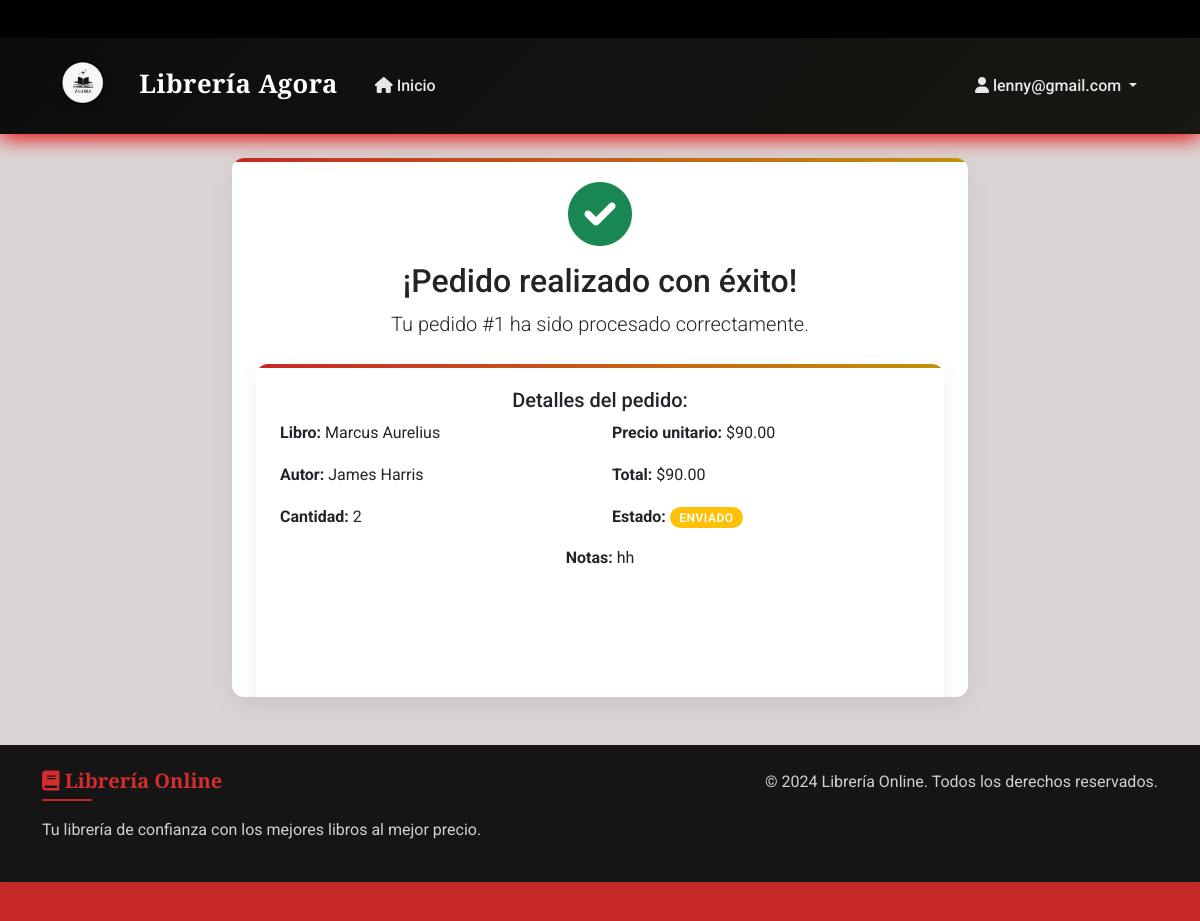
Screenshot of /pedido-exitoso/1/ (signed in) with the database file from the repository.
### app/models.py (models this page shows, shortened)
class Pedido(models.Model):
    ESTADO_CHOICES = [
        ('pendiente', 'Pendiente'),
        ('procesando', 'Procesando'),
        ('enviado', 'Enviado'),
        ('entregado', 'Entregado'),
        ('cancelado', 'Cancelado'),
    ]
    usuario = models.ForeignKey(User, on_delete=models.CASCADE)
    libro = models.ForeignKey(Libro, on_delete=models.CASCADE)
    cantidad = models.IntegerField(default=1)
    precio_unitario = models.DecimalField(max_digits=10, decimal_places=2)
    total = models.DecimalField(max_digits=10, decimal_places=2)
    estado = models.CharField(max_length=20, choices=ESTADO_CHOICES, default='pendiente')
    fecha_creacion = models.DateTimeField(auto_now_add=True)
    notas = models.TextField(blank=True)
    class Meta:
        ordering = ['-fecha_creacion']

class Libro(models.Model):
    titulo = models.CharField(max_length=200)
    autor = models.CharField(max_length=100)
    categoria = models.ForeignKey(Categoria, on_delete=models.CASCADE)
    precio = models.DecimalField(max_digits=10, decimal_places=2)
    precio_original = models.DecimalField(max_digits=10, decimal_places=2, null=True, blank=True)
    stock = models.IntegerField(default=0)
    calificacion = models.DecimalField(max_digits=3, decimal_places=1, default=0.0)
    descripcion = models.TextField(blank=True)
    imagen = models.ImageField(upload_to='libros/', null=True, blank=True)
    fecha_creacion = models.DateTimeField(auto_now_add=True)
    isbn = models.CharField(max_length=13, blank=True)
    paginas = models.IntegerField(null=True, blank=True)
    editorial = models.CharField(max_length=100, blank=True)
    fecha_publicacion = models.DateField(null=True, blank=True)

### app/views.py (the view)
# urls.py: path('pedido-exitoso/<int:id_pedido>/', views.pedido_exitoso, name='pedido_exitoso'),
def pedido_exitoso(request, id_pedido):
    pedido = get_object_or_404(Pedido, id=id_pedido)
    if request.user != pedido.usuario and not request.user.is_staff:
        messages.error(request, 'No tienes permiso para ver este pedido.')
        return redirect('inicio')
    return render(request, 'tienda/pedidos_exitoso.html', {'pedido': pedido})

### app/templates/tienda/pedidos_exitoso.html (shortened to what this page needs)
{% extends 'base.html' %}
{% block content %}
<div class="row justify-content-center">
    <div class="col-md-8">
        <div class="card">
            <div class="card-body text-center">
                <i class="fas fa-check-circle text-success" style="font-size: 4rem;"></i>
                <h2 class="mt-3">¡Pedido realizado con éxito!</h2>
                <p class="lead">Tu pedido #{{ pedido.id }} ha sido procesado correctamente.</p>
                <div class="card mt-4">
                    <div class="card-body">
                        <h5>Detalles del pedido:</h5>
                        <div class="row">
                            <div class="col-md-6 text-start">
                                <p><strong>Libro:</strong> {{ pedido.libro.titulo }}</p>
                                <p><strong>Autor:</strong> {{ pedido.libro.autor }}</p>
                                <p><strong>Cantidad:</strong> {{ pedido.cantidad }}</p>
                            </div>
                            <div class="col-md-6 text-start">
                                <p><strong>Precio unitario:</strong> ${{ pedido.precio_unitario }}</p>
                                <p><strong>Total:</strong> ${{ pedido.total }}</p>
                                <p><strong>Estado:</strong> <span class="badge bg-warning">{{ pedido.get_estado_display }}</span></p>
                            </div>
                        </div>
                        {% if pedido.notas %}
                            <p><strong>Notas:</strong> {{ pedido.notas }}</p>
                        {% endif %}
                    </div>
                </div>
            </div>
        </div>
    </div>
</div>
{% endblock %}

### app/templates/base.html (shortened to what this page needs)
{% load static %}
<!DOCTYPE html>
<html lang="es">
<head>
    <link href="https://cdn.jsdelivr.net/npm/bootstrap@5.3.0/dist/css/bootstrap.min.css" rel="stylesheet">
    <link rel="stylesheet" href="https://cdnjs.cloudflare.com/ajax/libs/font-awesome/6.0.0/css/all.min.css">
    <link rel="stylesheet" href="{% static 'css/styl.css' %}">
    <link rel="stylesheet" href="{% static 'styl.css' %}">
</head>
<body>
    <div class="top-announcement-bar">
    <div class="announcement-content">
    </div>
    </div>
    <nav class="navbar navbar-expand-lg navbar-dark bg-dark">
        <div class="container">
            <a class="navbar-brand" href="{% url 'inicio' %}">
                <i class="conim">  <img class="agora" src="{% static 'img/agora.png' %}" alt=""></i> Librería Agora
            </a>
            <div class="collapse navbar-collapse" id="navbarNav">
                <ul class="navbar-nav me-auto">
                    <li class="nav-item">
                        <a class="nav-link" href="{% url 'inicio' %}">
                            <i class="fas fa-home"></i> Inicio
                        </a>
                    </li>
                </ul>
                <ul class="navbar-nav">
                    {% if user.is_authenticated %}
                        <li class="nav-item dropdown">
                            <a class="nav-link dropdown-toggle" href="#" id="navbarDropdown" role="button" data-bs-toggle="dropdown">
                                <i class="fas fa-user"></i> {{ user.username }}
                            </a>
                        </li>
                    {% endif %}
                </ul>
            </div>
        </div>
    </nav>
    <main class="container mt-4">
        {% block content %}
        {% endblock %}
    </main>
    <footer class="footer mt-5 py-4">
        <div class="container">
            <div class="row">
                <div class="col-md-6">
                    <h5><i class="fas fa-book"></i> Librería Online</h5>
                    <p>Tu librería de confianza con los mejores libros al mejor precio.</p>
                </div>
                <div class="col-md-6 text-md-end">
                    <p>&copy; 2024 Librería Online. Todos los derechos reservados.</p>
                </div>
            </div>
        </div>
    </footer>
</body>
    <div class="announcement-bar">
        <div class="announcement-content">
        </div>
      </div>
</html>

### app/static/css/styl.css (style rules this page uses)
:root { --primary: #c62828; --primary-dark: #8e0000; --primary-light: #ff5f52; --secondary: #5d4037; --accent: #c29109; --dark: #0e0d0d; --light: #f5f5f5; --gray: #757575; --bg-color: #faf4f0; --card-bg: #ffffff; --text: #3e2723; --text-light: #8d6e63; }
body { font-family: 'Roboto', 'Segoe UI', sans-serif; line-height: 1.6; color: var(--text); background-color: var(--bg-color); background-image: url('https://images.unsplash.com/photo-1521587760476-6c12a4b040da?ixlib=rb-1.2.1&auto=format&fit=crop&w=1350&q=80'); background-size: cover; background-position: center; background-attachment: fixed; background-repeat: no-repeat; min-height: 100vh; display: flex; flex-direction: column; position: relative; }
body::after { content: ''; position: fixed; top: 0; left: 0; right: 0; bottom: 0; background: rgba(211, 206, 206, 0.801); z-index: -1; }
.navbar { background: linear-gradient(135deg, var(--dark), #181713) !important; box-shadow: 0 4px 20px rgb(231, 3, 3); padding: 0.8rem 1rem; }
.navbar-brand { font-family: 'Playfair Display', serif; font-size: 1.6rem; font-weight: 700; color: white !important; letter-spacing: 0.5px; }
.nav-link { color: rgba(255, 255, 255, 0.9) !important; font-weight: 500; padding: 0.5rem 1rem !important; margin: 0 0.3rem; border-radius: 6px; transition: all 0.3s ease; }
.card { border: none; border-radius: 12px; overflow: hidden; box-shadow: 0 8px 25px rgba(0, 0, 0, 0.08); transition: all 0.4s cubic-bezier(0.175, 0.885, 0.32, 1.1); background-color: var(--card-bg); height: 100%; position: relative; z-index: 1; }
.card::before { content: ''; position: absolute; top: 0; left: 0; right: 0; height: 4px; background: linear-gradient(90deg, var(--primary), var(--accent)); z-index: 2; }
.card-body { padding: 1.5rem; position: relative; z-index: 1; }
.badge { font-weight: 600; padding: 0.4em 0.8em; font-size: 0.75em; letter-spacing: 0.5px; border-radius: 12px; text-transform: uppercase; }
.footer { background: #000000; color: white; padding: 3rem 0; margin-top: 4rem; }
.footer::before { content: none; }
.footer h5::after { background-color: white; }
.footer p, .footer a { color: rgba(255, 255, 255, 0.8); }
.footer::before { content: ''; position: absolute; top: 0; left: 0; right: 0; height: 4px; background: linear-gradient(90deg, var(--primary), var(--accent)); }
.footer h5 { font-family: 'Playfair Display', serif; font-weight: 700; margin-bottom: 1.5rem; position: relative; display: inline-block; }
.footer h5::after { content: ''; position: absolute; bottom: -8px; left: 0; width: 50px; height: 2px; background-color: var(--primary); }
a { transition: all 0.3s ease; text-decoration: none; }
.announcement-bar { background-color: #c62828; color: white; padding: 8px 0; overflow: hidden; white-space: nowrap; position: relative; font-size: 14px; font-weight: 500; box-shadow: 0 2px 5px rgba(0,0,0,0.1); z-index: 1000; }
.announcement-content { display: inline-block; padding-left: 100%; animation: scrollAnnouncement 30s linear infinite; }
.top-announcement-bar { background-color: #000000; color: white; padding: 8px 0; overflow: hidden; white-space: nowrap; font-size: 14px; font-weight: 500; position: relative; z-index: 1030; }
.announcement-content { display: inline-block; padding-left: 100%; animation: scrollAnnouncement 25s linear infinite; }
.navbar-brand { font-family: 'Playfair Display', serif; font-size: 1.6rem; font-weight: 700; color: white !important; letter-spacing: 0.5px; position: relative; display: inline-block; padding-bottom: 5px; }
.navbar-brand::after { content: ''; position: absolute; bottom: 0; left: 0; width: 100%; height: 3px; background-color: #ff0000; transform: scaleX(0); transform-origin: right; transition: transform 0.3s ease; }
.agora { height: 90px; object-fit: cover; transition: all 0.4s cubic-bezier(0.175, 0.885, 0.32, 1.275); filter: drop-shadow(0 2px 4px rgba(0, 0, 0, 0.2)); }
.navbar-brand { padding: 0; transition: all 0.3s ease; }
.navbar { min-height: 80px; overflow: visible; }
.agora { height: 120px; width: auto; object-fit: contain; margin-top: -10px; margin-bottom: -10px; transition: transform 0.3s ease; }

### app/templates/base.html (style rules this page uses)
.navbar-brand { font-weight: bold; }
.footer { background-color: #161515; color: rgb(211, 45, 45); margin-top: 50px; }
.agora { height: 90px; object-fit: cover; }

### rows the page displays
Pedido: id "1", libro.titulo "Marcus Aurelius", libro.autor "James Harris", cantidad "2", precio_unitario "90.00", total "90.00", estado "ENVIADO", notas "hh"

### other values shown
{{ user.username }} "lenny@gmail.com"
